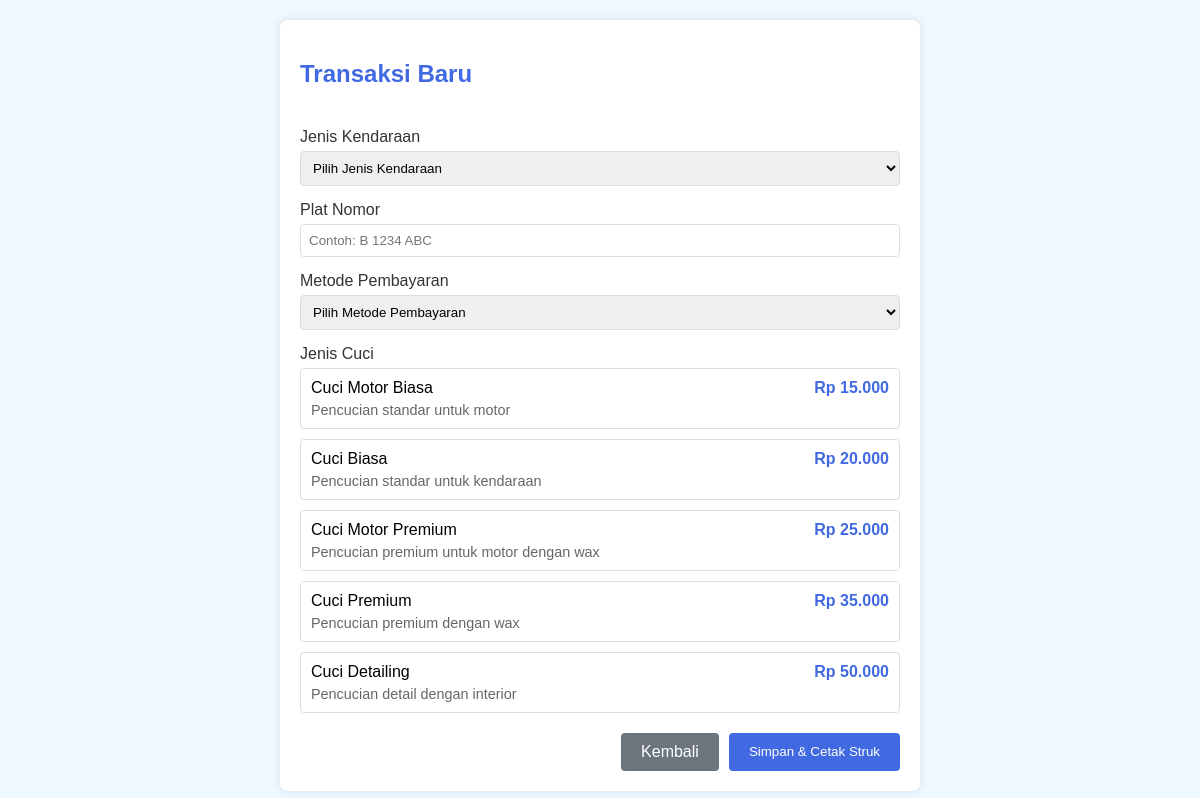
The page /pages/new_transaction.php (signed in) on the database its author committed.
### tables this page shows
CREATE TABLE `wash_types` (
  `id` int(11) NOT NULL,
  `name` varchar(100) NOT NULL,
  `description` text DEFAULT NULL,
  `price` decimal(10,2) NOT NULL
);

### pages/new_transaction.php (the view, shortened to what this page needs)
<?php
require_once '../config/config.php';
$sql = "SELECT * FROM wash_types ORDER BY price";
$stmt = $pdo->prepare($sql);
$stmt->execute();
$wash_types = $stmt->fetchAll();
?>
<!DOCTYPE html>
<html lang="en">
<head>
    <link rel="stylesheet" href="../assets/css/transaction.css">
</head>
<body>
    <div class="container">
        <div class="header">
            <h2>Transaksi Baru</h2>
        </div>
        <form method="POST" id="transactionForm">
            <div class="form-group">
                <label>Jenis Kendaraan</label>
                <select name="vehicle_type" required>
                    <option value="">Pilih Jenis Kendaraan</option>
                </select>
            </div>
            <div class="form-group">
                <label>Plat Nomor</label>
                <input type="text" name="license_plate" required placeholder="Contoh: B 1234 ABC">
            </div>
            <div class="form-group">
                <label>Metode Pembayaran</label>
                <select name="payment_method" required>
                    <option value="">Pilih Metode Pembayaran</option>
                </select>
            </div>
            <div class="form-group">
                <label>Jenis Cuci</label>
                <?php foreach ($wash_types as $type): ?>
                    <div class="wash-type-card">
                        <span><?php echo htmlspecialchars($type['name']); ?></span>
                        <span class="wash-type-price">Rp <?php echo number_format($type['price'], 0, ',', '.'); ?></span>
                        <p style="margin: 5px 0 0; color: #666; font-size: 0.9em;">
                            <?php echo htmlspecialchars($type['description']); ?>
                        </p>
                    </div>
                <?php endforeach; ?>
            </div>
            <div class="actions">
                <a href="../index.php" class="btn btn-secondary">Kembali</a>
                <button type="submit" class="btn">Simpan & Cetak Struk</button>
            </div>
        </form>
    </div>
</body>
</html>

### assets/css/transaction.css (style rules this page uses)
body { font-family: Arial, sans-serif; background-color: #f0f8ff; margin: 0; padding: 20px; }
.container { max-width: 600px; margin: 0 auto; background: white; padding: 20px; border-radius: 8px; box-shadow: 0 0 10px rgba(0,0,0,0.1); }
.header { display: flex; justify-content: space-between; align-items: center; margin-bottom: 20px; }
.header h2 { color: #4169e1; }
.form-group { margin-bottom: 15px; }
label { display: block; margin-bottom: 5px; color: #333; }
input, select { width: 100%; padding: 8px; border: 1px solid #ddd; border-radius: 4px; box-sizing: border-box; }
.wash-type-card { border: 1px solid #ddd; padding: 10px; margin-bottom: 10px; border-radius: 4px; cursor: pointer; }
.wash-type-price { float: right; color: #4169e1; font-weight: bold; }
.btn { padding: 10px 20px; background-color: #4169e1; color: white; border: none; border-radius: 4px; cursor: pointer; text-decoration: none; }
.btn-secondary { background-color: #6c757d; }
.actions { display: flex; gap: 10px; justify-content: flex-end; margin-top: 20px; }

### rows shown on the page
wash_types: name "Cuci Motor Biasa", price "15.000", description "Pencucian standar untuk motor"
wash_types: name "Cuci Biasa", price "20.000", description "Pencucian standar untuk kendaraan"
wash_types: name "Cuci Motor Premium", price "25.000", description "Pencucian premium untuk motor dengan wax"
wash_types: name "Cuci Premium", price "35.000", description "Pencucian premium dengan wax"
wash_types: name "Cuci Detailing", price "50.000", description "Pencucian detail dengan interior"
